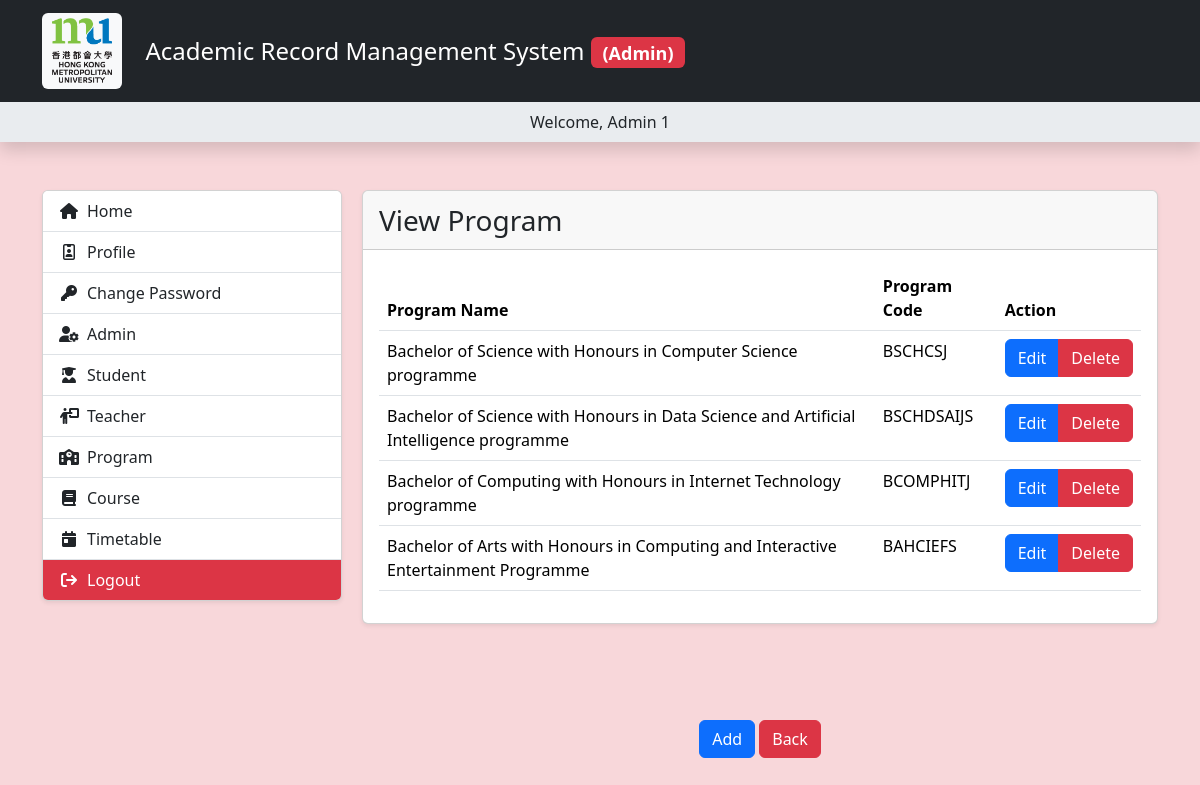
/webpage/web/admin/program_list.php (signed in), run on the app's committed database.
### tables this page shows
CREATE TABLE `program` (
  `id` int NOT NULL,
  `code` varchar(255) NOT NULL,
  `name` varchar(255) NOT NULL,
  `description` mediumtext,
  `is_active` tinyint(1) NOT NULL,
  `is_delete` tinyint(1) NOT NULL
);

### webpage/class/LoginSession.php (called while the page is built, shortened)
<?php
abstract class LoginSession {
    function getSessionGroupName(): String {
        return 'score_website';
    }
    function getSessionUserInfo(){
        if(isset($_SESSION[$this->getSessionGroupName()][$this->getSessionTypeName()]['user_id'])){
            $conn = connectDB();
            $sth = $this->getInfoPrepare($conn);
            $result = $sth->fetchAll(PDO::FETCH_ASSOC);
            return $result[0];
        }
    }
}

### webpage/class/LoginSessionAdmin.php (called while the page is built, shortened)
<?php
include_once 'LoginSession.php';
class LoginSessionAdmin extends LoginSession {
    function getSessionTypeName(): String {
        return 'admin_session';
    }
    function getInfoPrepare($conn) {
        $sql = "SELECT * FROM admin_user WHERE is_delete = 0 AND id = :user_id";
        $query = array(
            ':user_id' => $_SESSION[$this->getSessionGroupName()][$this->getSessionTypeName()]['user_id'],
        );
        $sth = $conn->prepare($sql);
        $sth->execute($query);
        return $sth;
    }
}

### webpage/include/sessionFunc.php (called while the page is built, shortened)
<?php
    function getSessionUserInfo(){
        global $loginSession;
        return $loginSession->getSessionUserInfo();
    }

### webpage/web/admin/template/preload.php (called while the page is built, shortened)
<?php
    include_once PATH_CLASS . 'LoginSessionAdmin.php';
    include_once PATH_INCLUDE . "sessionFunc.php";
    include_once PATH_INCLUDE . "func.php";
    $userInfo = getSessionUserInfo();

### webpage/include/func.php (called while the page is built, shortened)
    <?php endif;
function paginator_param($count) {
    $page = (!isset($_GET["page"]) || $_GET["page"] == "") ? 1 : intval($_GET["page"]);
    $page = ($page < 1) ? 1 : $page;
    $rowsPerPage = 20;
    $offset = ($page - 1) * $rowsPerPage;
    $totalItems = $count;
    return array(
        'page' => $page,
        'rowsPerPage' => $rowsPerPage,
        'offset' => $offset,
        'totalItems' => $totalItems,
    );
}

### webpage/web/admin/program_list.php (the view, shortened to what this page needs)
<?php
    include_once __DIR__ . '/template/preload.php';
    $page_name = 'program';
    $table_name = 'program';
    $display_name = 'Program';
    $conn = connectDB();
    $sql = "SELECT * FROM $table_name WHERE is_delete = 0";
    $query = array();
    $sth = $conn->prepare($sql);
    $sth->execute($query);
    $data = $sth->fetchAll(PDO::FETCH_ASSOC);
    $count = $sth->rowCount();
    $paginator_param = paginator_param($count);
    $sql .= " Limit ".$paginator_param["offset"].", ".$paginator_param["rowsPerPage"];
    $sth = $conn->prepare($sql);
    $sth->execute($query);
    $data = $sth->fetchAll(PDO::FETCH_ASSOC);
    include_once PATH_TEMPLATE . 'header.php';
?>
<div class="card shadow-sm">
    <div class="card-header">
        <div class="fs-3">View <?= $display_name ?></div>
    </div>
    <div class="card-body">
        <table class="table gridTableRow">
            <thead>
                <tr>
                    <th scope="col">Program Name</th>
                    <th scope="col">Program Code</th>
                    <th scope="col">Action</th>
                </tr>
            </thead>
            <tbody>
                <?php
                    foreach($data as $i => $v){
                ?>
                <tr>
                    <td><label>Program Name</label><?= $v['name'] ?></td>
                    <td><label>Program Code</label><?= $v['code'] ?></td>
                    <td>
                    <div class="btn-group">
                        <a href="./<?= $page_name ?>_form.php?type=edit&id=<?= $v['id'] ?>" class="btn btn-primary">Edit</a>
                        <div onClick="deleteRecord('<?= $table_name ?>', <?= $v['id'] ?>)" class="btn btn-danger">Delete</div>
                        </div>
                    </td>
                </tr>
                <?php } ?>
            </tbody>
        </table>
    </div>
</div>
<div class="pb-5"></div>
<div class="mt-5 text-center">
    <a href="./<?= $page_name ?>_form.php?type=add" class="btn btn-primary">Add</a>
    <a href="./welcome.php" class="btn btn-danger">Back</a>
</div>
<?php
    include_once PATH_TEMPLATE . 'footer.php';
?>

### webpage/web/admin/template/header.php (shortened to what this page needs)
<!DOCTYPE html>
<html lang="en">
    <head>
        <link href="<?= URL_LIBS ?>bootstrap/css/bootstrap.min.css" rel="stylesheet">
        <link href="<?= URL_LIBS ?>select2/select2.min.css" rel="stylesheet">
        <link href="<?= URL_LIBS ?>fontawesome-free-6.7.2-web/css/all.min.css" rel="stylesheet">
        <link href="<?= URL_CSS ?>main.css?t=<?= time() ?>" rel="stylesheet">
    </head>
    <body class="bg-danger-subtle">
    <?php if(CURR_PAGE != "login") { ?>
        <header class="bg-dark shadow">
            <nav class="container">
                <div class="navbar">
                    <div class="container-fluid px-0">
                        <span class="navbar-brand mb-0">
                            <div class="header-logo">
                                <span class="badge text-bg-light"><img src="<?= URL_IMG ?>HKMU__LOGO.png" alt=""></span>
                                <div class="fs-4 text-white"><?= WEBSITE_NAME ?> <span class="badge text-bg-danger">(Admin)</span></div>
                            </div>
                        </span>
                    </div>
                </div>
            </nav>
            <div class="bg-body-secondary">
                <div class="container pt-2 pb-2">
                    <div class="text-center">Welcome, <?= $userInfo['name'] ?></div>
                </div>
            </div>
        </header>
        <div class="container my-5">
            <div class="sidebar-container">
                <div class="sidebar-menu">
                    <div class="card shadow-sm">
                        <ul class="list-group list-group-flush">
                            <a class="list-group-item list-group-item-action" href="./welcome.php"><div class="menu-icon"><i class="fa-solid fa-house"></i> Home</div></a>
                            <a class="list-group-item list-group-item-action" href="./profile.php"><div class="menu-icon"><i class="fa-regular fa-id-badge"></i> Profile</div></a>
                            <a class="list-group-item list-group-item-action" href="./change_password_form.php"><div class="menu-icon"><i class="fa-solid fa-key"></i> Change Password</div></a>
                            <a class="list-group-item list-group-item-action" href="./admin_list.php"><div class="menu-icon"><i class="fa-solid fa-user-gear"></i> Admin</div></a>
                            <a class="list-group-item list-group-item-action" href="./student_list.php"><div class="menu-icon"><i class="fa-solid fa-user-graduate"></i> Student</div></a>
                            <a class="list-group-item list-group-item-action" href="./teacher_list.php"><div class="menu-icon"><i class="fa-solid fa-person-chalkboard"></i> Teacher</div></a>
                            <a class="list-group-item list-group-item-action" href="./program_list.php"><div class="menu-icon"><i class="fa-solid fa-school"></i> Program</div></a>
                            <a class="list-group-item list-group-item-action" href="./course_list.php"><div class="menu-icon"><i class="fa-solid fa-book"></i> Course</div></a>
                            <a class="list-group-item list-group-item-action" href="./timetable_list.php"><div class="menu-icon"><i class="fa-solid fa-calendar-day"></i> Timetable</div></a>
                            <a class="list-group-item list-group-item-action bg-danger text-white" href="./logout.php"><div class="menu-icon"><i class="fa-solid fa-arrow-right-from-bracket"></i> Logout</div></a>
                        </ul>
                    </div>
                </div>
                <div class="sidebar-page">
    <?php } ?>

### webpage/css/main.css (style rules this page uses)
.header-logo { display: flex; align-items: center; gap: 24px; }
.header-logo img { width: 60px; }
.menu-icon { position: relative; padding-left: 28px; }
.menu-icon>i { position: absolute; left: 0; width: 20px; height: 100%; display: flex; justify-content: center; align-items: center; }
@media screen and (min-width: 992px) { .sidebar-container { display: flex; gap: 20px; } }
@media screen and (min-width: 992px) { .sidebar-menu { width: 250px; } }
@media screen and (min-width: 992px) { .sidebar-page { width: calc(100% - 250px - 20px); } }
@media screen and (min-width: 1200px) { .sidebar-menu { width: 300px; } }
@media screen and (min-width: 1200px) { .sidebar-page { width: calc(100% - 300px - 20px); } }
.navbar-brand { max-width: calc(100% - 65px) !important; white-space: unset !important; }

### data on the page
program: name "Bachelor of Science with Honours in Computer Science programme", code "BSCHCSJ"
program: name "Bachelor of Science with Honours in Data Science and Artificial Intelligence programme", code "BSCHDSAIJS"
program: name "Bachelor of Computing with Honours in Internet Technology programme", code "BCOMPHITJ"
program: name "Bachelor of Arts with Honours in Computing and Interactive Entertainment Programme", code "BAHCIEFS"

### other printed values
WEBSITE_NAME "Academic Record Management System"
$userInfo['name'] "Admin 1"
$display_name "Program"
